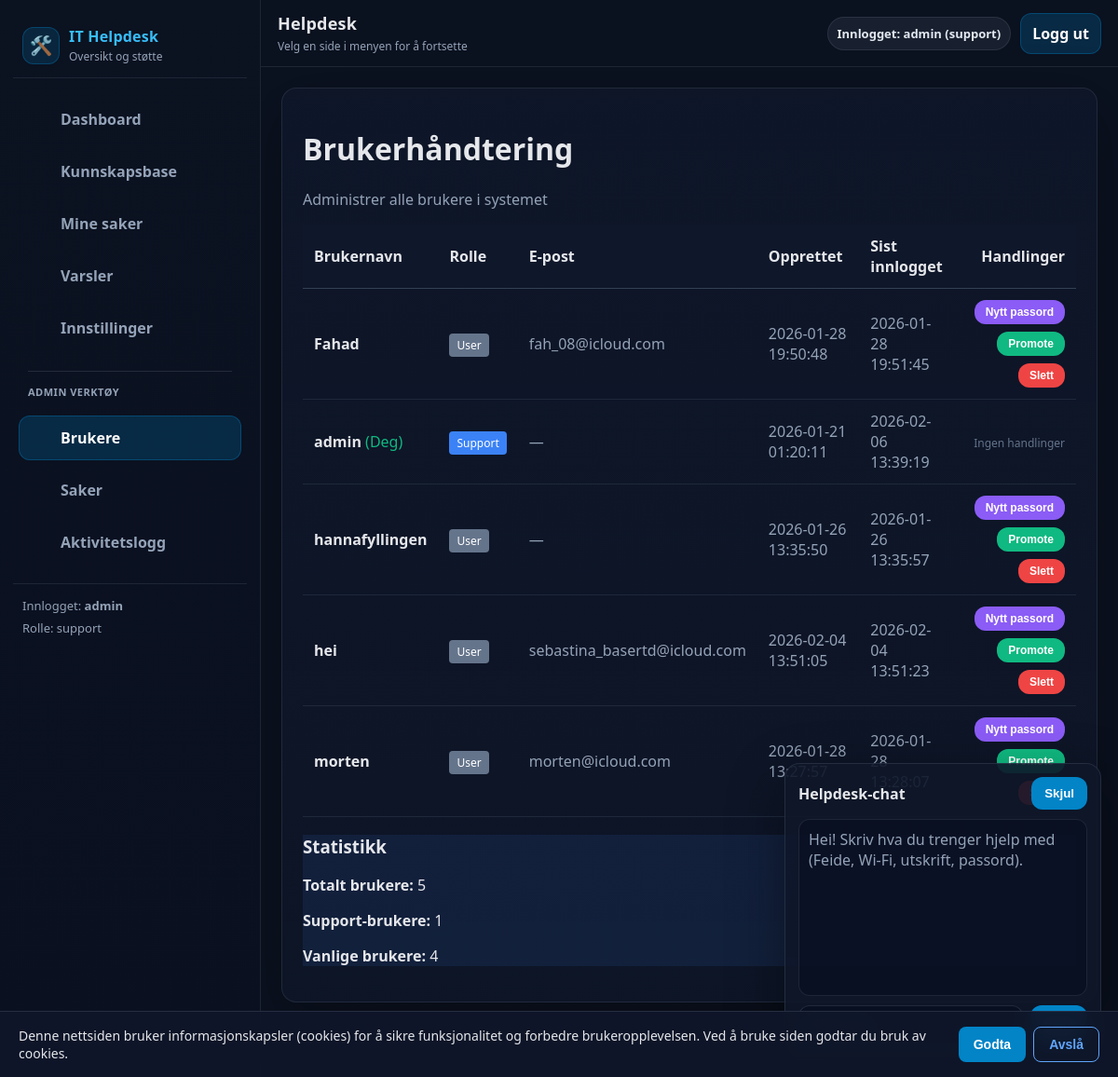
Page /admin/users (signed in) on the committed database.
### tables this page shows
CREATE TABLE users (
            id INTEGER PRIMARY KEY AUTOINCREMENT,
            username TEXT NOT NULL UNIQUE,
            pw_hash TEXT NOT NULL,
            role TEXT NOT NULL DEFAULT 'user',
            email TEXT,
            phone TEXT,
            created_at TEXT NOT NULL DEFAULT (datetime('now')),
            last_login TEXT,
            notify_email INTEGER NOT NULL DEFAULT 1,
            notify_inapp INTEGER NOT NULL DEFAULT 1,
            notify_sms INTEGER NOT NULL DEFAULT 0
        );

### routes.py (the view)
@bp.route("/admin/users")
def admin_users():
    user = current_user()
    if not user or current_role() != "support":
        abort(403)
    from .db import get_all_users
    try:
        users = get_all_users()
    except Exception as e:
        logger.error(f"Error fetching users: {e}")
        users = []
    return render_template("admin_users.html", users=users)

### __init__.py (called while the page is built)
def create_app():
    app = Flask(__name__)
    app.config.from_object(Config)
    init_mail(app)
    @app.after_request
    def set_security_headers(response):
        response.headers['X-Content-Type-Options'] = 'nosniff'
        response.headers['X-Frame-Options'] = 'DENY'
        response.headers['X-XSS-Protection'] = '1; mode=block'
        return response
    from .routes import bp
    app.register_blueprint(bp)
    return app

### db.py (called while the page is built)
def count_notifications(user: str) -> int:
    conn = _conn()
    cur = conn.cursor()
    cur.execute("SELECT COUNT(*) AS c FROM notifications WHERE user = ? AND read = 0", (user,))
    row = cur.fetchone()
    conn.close()
    return int(row["c"]) if row else 0

def _conn() -> sqlite3.Connection:
    DB_PATH.parent.mkdir(parents=True, exist_ok=True)
    conn = sqlite3.connect(DB_PATH)
    conn.row_factory = sqlite3.Row
    return conn

def get_all_users():
    conn = _conn()
    cur = conn.cursor()
    cur.execute("""
        SELECT username, role, email, created_at, last_login
        FROM users
        ORDER BY username ASC
    """)
    rows = cur.fetchall()
    conn.close()
    return rows

### routes.py (called while the page is built)
def current_user():
    return session.get("user")

def current_role():
    return session.get("role")

@bp.before_app_request
def ensure_db():
    try:
        init_db()
    except Exception as e:
        logger.error(f"Database initialization failed: {e}")

@bp.context_processor
def inject_notification_count():
    if current_user():
        try:
            return {"notif_count": count_notifications(current_user())}
        except Exception:
            return {"notif_count": 0}
    return {"notif_count": 0}

### templates/admin_users.html
{% extends "base.html" %}
{% block content %}
<div class="card">
  <h1> Brukerhåndtering</h1>
  <p class="muted">Administrer alle brukere i systemet</p>
</div>
<div class="card">
  <table style="width:100%; border-collapse:collapse;">
    <thead>
      <tr style="background:#0f172a; border-bottom:1px solid #334155;">
        <th style="padding:12px; text-align:left;">Brukernavn</th>
        <th style="padding:12px; text-align:left;">Rolle</th>
        <th style="padding:12px; text-align:left;">E-post</th>
        <th style="padding:12px; text-align:left;">Opprettet</th>
        <th style="padding:12px; text-align:left;">Sist innlogget</th>
        <th style="padding:12px; text-align:right;">Handlinger</th>
      </tr>
    </thead>
    <tbody>
      {% for u in users %}
      <tr style="border-bottom:1px solid #1e293b;">
        <td style="padding:12px;">
          <strong>{{ u.username }}</strong>
          {% if u.username == session.get("user") %}<span style="color:#10b981;">(Deg)</span>{% endif %}
        </td>
        <td style="padding:12px;">
          {% if u.role == 'support' %}
            <span style="background:#3b82f6; color:#fff; padding:4px 8px; border-radius:4px; font-size:12px;">Support</span>
          {% else %}
            <span style="background:#64748b; color:#fff; padding:4px 8px; border-radius:4px; font-size:12px;"> User</span>
          {% endif %}
        </td>
        <td style="padding:12px; color:#94a3b8;">{{ u.email or '—' }}</td>
        <td style="padding:12px; color:#94a3b8;">{{ u.created_at }}</td>
        <td style="padding:12px; color:#94a3b8;">{{ u.last_login or 'Aldri' }}</td>
        <td style="padding:12px; text-align:right;">
          {% if u.username != 'admin' and u.username != session.get("user") %}
            <div style="display:flex; gap:8px; justify-content:flex-end; flex-wrap:wrap;">
              <form method="post" action="{{ url_for('main.admin_reset_password', username=u.username) }}" style="display:inline;">
                <button type="submit" style="background:#8b5cf6; padding:6px 12px; font-size:12px;"> Nytt passord</button>
              </form>
              {% if u.role == 'user' %}
              <form method="post" action="{{ url_for('main.promote_user', username=u.username) }}" style="display:inline;">
                <button type="submit" style="background:#10b981; padding:6px 12px; font-size:12px;">Promote</button>
              </form>
              {% else %}
              <form method="post" action="{{ url_for('main.demote_user', username=u.username) }}" style="display:inline;">
                <button type="submit" style="background:#f59e0b; padding:6px 12px; font-size:12px;">Demote</button>
              </form>
              {% endif %}
              <form method="post" action="{{ url_for('main.delete_user', username=u.username) }}" style="display:inline;" onsubmit="return confirm('Slette bruker {{ u.username }}? Dette kan ikke angres!');">
                <button type="submit" style="background:#ef4444; padding:6px 12px; font-size:12px;">Slett</button>
              </form>
            </div>
          {% else %}
            <span style="color:#64748b; font-size:12px;">Ingen handlinger</span>
          {% endif %}
        </td>
      </tr>
      {% endfor %}
    </tbody>
  </table>
</div>
<div class="card" style="background:rgba(59,130,246,.1); border-color:#3b82f6;">
  <h3> Statistikk</h3>
  <p><strong>Totalt brukere:</strong> {{ users|length }}</p>
  <p><strong>Support-brukere:</strong> {{ users|selectattr('role', 'equalto', 'support')|list|length }}</p>
  <p><strong>Vanlige brukere:</strong> {{ users|selectattr('role', 'equalto', 'user')|list|length }}</p>
</div>
{% endblock %}

### templates/base.html (shortened to what this page needs)
<!doctype html>
<html lang="no">
  <head>
    <link rel="stylesheet" href="{{ url_for('static', filename='css/app.css') }}">
  </head>
  <body>
    {% set ep = request.endpoint or "" %}
    <div class="app">
      <aside class="sidebar">
        <div class="brand">
          <div class="logo">🛠️</div>
          <div>
            <div class="title">IT Helpdesk</div>
            <div class="subtitle">Oversikt og støtte</div>
          </div>
        </div>
        <nav class="nav">
          <a href="{{ url_for('main.dashboard') }}" class="{% if ep == 'main.dashboard' %}active{% endif %}">
             Dashboard
          </a>
          <a href="{{ url_for('main.kb') }}" class="{% if ep == 'main.kb' %}active{% endif %}">
             Kunnskapsbase
          </a>
          <a href="{{ url_for('main.tickets') }}" class="{% if ep == 'main.tickets' %}active{% endif %}">
             Mine saker
          </a>
          <a href="{{ url_for('main.notifications_page') }}" class="{% if ep == 'main.notifications_page' %}active{% endif %}">
             Varsler
          </a>
          <a href="{{ url_for('main.settings') }}" class="{% if ep == 'main.settings' %}active{% endif %}">
             Innstillinger
          </a>
          {% if session.get("role") == "support" %}
            <div style="margin:14px 10px 10px; padding-top:14px; border-top:1px solid rgba(148,163,184,.18); color:#94a3b8; font-size:11px; font-weight:900; letter-spacing:.5px;">
              ADMIN VERKTØY
            </div>
            <a href="{{ url_for('main.admin_users') }}" class="{% if ep == 'main.admin_users' %}active{% endif %}">
               Brukere
            </a>
            <a href="{{ url_for('main.admin_tickets') }}" class="{% if ep == 'main.admin_tickets' %}active{% endif %}">
               Saker
            </a>
            <a href="{{ url_for('main.activity_log') }}" class="{% if ep == 'main.activity_log' %}active{% endif %}">
               Aktivitetslogg
            </a>
          {% endif %}
        </nav>
        <div class="sidebar-footer">
          {% if session.get("user") %}
            Innlogget: <strong>{{ session.get("user") }}</strong>
            <div style="margin-top:6px; color:var(--muted);">
              Rolle: {{ session.get("role") }}
            </div>
          {% else %}
            Ikke innlogget
          {% endif %}
        </div>
      </aside>
      <div class="main">
        <header class="topbar">
          <div class="topbar-left">
            <p class="h1">Helpdesk</p>
            <p class="p">Velg en side i menyen for å fortsette</p>
          </div>
          <div class="topbar-right">
            {% if session.get("user") %}
              <span class="pill">Innlogget: {{ session.get("user") }} ({{ session.get("role") }})</span>
              <a class="btn" href="{{ url_for('main.logout') }}">Logg ut</a>
            {% endif %}
          </div>
        </header>
        <main class="page">
          <div class="content-wrap">
            {% block content %}{% endblock %}
          </div>
        </main>
      </div>
    </div>
    <div id="chatbot">
      <div class="chat-card">
        <div style="display:flex; justify-content:space-between; align-items:center;">
          <strong>Helpdesk-chat</strong>
          <button id="chatToggle" type="button">Skjul</button>
        </div>
        <div id="chatBody">
          <div id="chatLog">
            <div class="muted">
              Hei! Skriv hva du trenger hjelp med (Feide, Wi-Fi, utskrift, passord).
            </div>
          </div>
          <div style="display:flex; gap:8px; margin-top:10px;">
            <button id="chatSend" type="button">Send</button>
          </div>
        </div>
      </div>
    </div>
    <div id="cookieBanner" style="display:none; position:fixed; bottom:0; left:0; right:0; background:rgba(15,23,42,.95); border-top:1px solid rgba(148,163,184,.18); padding:16px 20px; z-index:9999; backdrop-filter:blur(10px);">
      <div style="max-width:1200px; margin:0 auto; display:flex; justify-content:space-between; align-items:center; gap:16px; flex-wrap:wrap;">
        <p style="margin:0; color:#e5e7eb; font-size:14px; flex:1; min-width:250px;">
          Denne nettsiden bruker informasjonskapsler (cookies) for å sikre funksjonalitet og forbedre brukeropplevelsen. Ved å bruke siden godtar du bruk av cookies.
        </p>
        <div style="display:flex; gap:8px; flex-shrink:0;">
          <button id="cookieAccept" type="button" style="background:#0284c7; color:#fff; border:none; padding:10px 16px; border-radius:8px; font-weight:700; cursor:pointer; font-size:14px;">
            Godta
          </button>
          <button id="cookieReject" type="button" style="background:transparent; color:#60a5fa; border:1px solid #60a5fa; padding:10px 16px; border-radius:8px; font-weight:700; cursor:pointer; font-size:14px;">
            Avslå
          </button>
        </div>
      </div>
    </div>
  </body>
</html>

### static/css/app.css (style rules this page uses)
:root { --bg:#0b1220; --panel:#0f172a; --panel2:#111c33; --border:rgba(148,163,184,.14); --muted:#94a3b8; --text:#e5e7eb; --primary:#0284c7; --primaryHover:#0ea5e9; --sidebarW: 280px; --topbarH: 72px; --radius: 16px; }
* { box-sizing:border-box; }
html, body { height:100%; }
body { margin:0; font-family: system-ui, -apple-system, BlinkMacSystemFont, "Segoe UI", "Apple Color Emoji", "Segoe UI Emoji", "Segoe UI Symbol", sans-serif; background:var(--bg); color:var(--text); }
.app { min-height:100vh; display:flex; }
.sidebar { width:var(--sidebarW); background:linear-gradient(180deg, #0b1220 0%, #0a1020 100%); border-right:1px solid var(--border); position:fixed; left:0; top:0; bottom:0; padding:18px 14px; overflow:auto; }
.brand { display:flex; align-items:center; gap:10px; padding:10px 10px 14px; border-bottom:1px solid var(--border); margin-bottom:14px; }
.brand .logo { width:40px; height:40px; display:flex; align-items:center; justify-content:center; border-radius:12px; background:rgba(2,132,199,.18); border:1px solid rgba(2,132,199,.35); font-size:20px; }
.brand .title { font-weight:900; letter-spacing:.2px; color:#38bdf8; }
.brand .subtitle { font-size:12px; color:var(--muted); margin-top:2px; }
.nav { display:flex; flex-direction:column; gap:8px; padding:6px 6px; }
.nav a { display:flex; align-items:center; gap:10px; padding:12px 12px; border-radius:12px; text-decoration:none; color:var(--muted); font-weight:800; border:1px solid transparent; }
.nav a.active { background:rgba(2,132,199,.22); border-color:rgba(2,132,199,.35); color:#ffffff; }
.sidebar-footer { margin-top:14px; padding:14px 10px; border-top:1px solid var(--border); color:var(--muted); font-size:13px; }
.main { margin-left:var(--sidebarW); width:calc(100% - var(--sidebarW)); min-height:100vh; display:flex; flex-direction:column; }
.topbar { height:var(--topbarH); position:sticky; top:0; z-index:20; display:flex; align-items:center; justify-content:space-between; padding:14px 18px; background:rgba(11,18,32,.86); backdrop-filter: blur(10px); border-bottom:1px solid var(--border); }
.topbar-left { display:flex; flex-direction:column; gap:4px; }
.topbar-left .h1 { font-size:18px; font-weight:900; margin:0; letter-spacing:.2px; }
.topbar-left .p { margin:0; font-size:12px; color:var(--muted); }
.topbar-right { display:flex; align-items:center; gap:10px; flex-wrap:wrap; justify-content:flex-end; }
.pill { display:inline-flex; align-items:center; gap:8px; padding:8px 10px; border-radius:999px; background:rgba(148,163,184,.10); border:1px solid rgba(148,163,184,.14); color:#e2e8f0; font-weight:800; font-size:13px; white-space:nowrap; }
.btn { display:inline-flex; align-items:center; gap:8px; padding:10px 12px; border-radius:12px; text-decoration:none; font-weight:900; border:1px solid rgba(2,132,199,.35); background:rgba(2,132,199,.22); color:#fff; }
.page { padding:22px 22px 80px; }
.content-wrap { background:linear-gradient(180deg, rgba(15,23,42,.85) 0%, rgba(15,23,42,.65) 100%); border:1px solid rgba(148,163,184,.14); border-radius:var(--radius); padding:22px; box-shadow:0 20px 60px rgba(0,0,0,.35); }
button { background:var(--primary); color:#fff; border:0; border-radius:12px; padding:10px 14px; font-weight:900; cursor:pointer; }
#chatbot { position:fixed; right:18px; bottom:18px; width:340px; max-width:92vw; z-index:9999; }
#chatbot .chat-card { background:rgba(15,23,42,.90); border:1px solid rgba(148,163,184,.16); border-radius:16px; box-shadow:0 20px 60px rgba(0,0,0,.38); padding:14px; }
#chatLog { height:190px; overflow:auto; border:1px solid rgba(148,163,184,.14); border-radius:12px; padding:10px; margin-top:10px; background:rgba(2,6,23,.28); }
.muted { color:var(--muted); }

### rows in the picture
users: get "admin", get "support", username "admin", shows "(Deg)", shows "Support", email "—", created_at "2026-01-21 01:20:11", last_login "2026-02-06 13:39:19", shows "Ingen handlinger"
users: username "Fahad", role "User", email "fah_08@icloud.com", created_at "2026-01-28 19:50:48", last_login "2026-01-28 19:51:45"
users: username "hannafyllingen", role "User", email "—", created_at "2026-01-26 13:35:50", last_login "2026-01-26 13:35:57"
users: username "hei", role "User", email "sebastina_basertd@icloud.com", created_at "2026-02-04 13:51:05", last_login "2026-02-04 13:51:23"
users: username "morten", role "User", email "morten@icloud.com", created_at "2026-01-28…", last_login "2026-01-28…"

### other values in the picture
{{ users|length }} "5"
{{ users|selectattr('role', 'equalto', 'support')|list|length }} "1"
{{ users|selectattr('role', 'equalto', 'user')|list|length }} "4"
